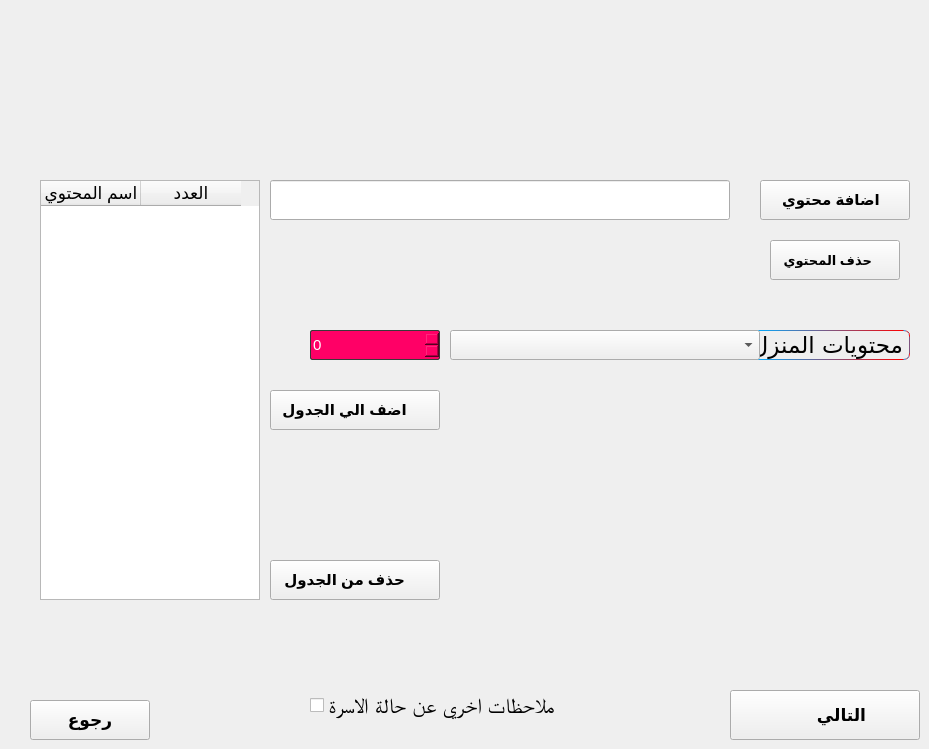
        <widget class="QWidget" name="tab_8">
         <attribute name="title">
          <string>Tab 1</string>
         </attribute>
         <widget class="QCheckBox" name="checkBox_2">
          <property name="geometry">
           <rect>
            <x>310</x>
            <y>690</y>
            <width>310</width>
            <height>30</height>
           </rect>
          </property>
          <property name="font">
           <font>
            <family>Arial Unicode MS</family>
            <pointsize>16</pointsize>
            <weight>9</weight>
            <italic>false</italic>
            <bold>false</bold>
           </font>
          </property>
          <property name="accessibleDescription">
           <string/>
          </property>
          <property name="layoutDirection">
           <enum>Qt::LeftToRight</enum>
          </property>
          <property name="styleSheet">
           <string notr="true">font: 75 16pt &quot;Arial Unicode MS&quot;;</string>
          </property>
          <property name="locale">
           <locale language="Arabic" country="Egypt"/>
          </property>
          <property name="text">
           <string>ملاحظات اخري عن حالة الاسرة </string>
          </property>
          <property name="icon">
           <iconset>
            <normaloff>:/ico/line.png</normaloff>:/ico/line.png</iconset>
          </property>
          <property name="iconSize">
           <size>
            <width>12</width>
            <height>171</height>
           </size>
          </property>
         </widget>
         <widget class="QPushButton" name="pushButton_14">
          <property name="geometry">
           <rect>
            <x>30</x>
            <y>700</y>
            <width>120</width>
            <height>40</height>
           </rect>
          </property>
          <property name="font">
           <font>
            <pointsize>13</pointsize>
            <weight>75</weight>
            <bold>true</bold>
           </font>
          </property>
          <property name="text">
           <string>رجوع</string>
          </property>
         </widget>
         <widget class="QPushButton" name="pushButton_15">
          <property name="geometry">
           <rect>
            <x>730</x>
            <y>690</y>
            <width>190</width>
            <height>50</height>
           </rect>
          </property>
          <property name="font">
           <font>
            <pointsize>13</pointsize>
            <weight>75</weight>
            <bold>true</bold>
           </font>
          </property>
          <property name="layoutDirection">
           <enum>Qt::RightToLeft</enum>
          </property>
          <property name="text">
           <string>       التالي</string>
          </property>
          <property name="icon">
           <iconset resource="pics.qrc">
            <normaloff>:/ico/next.png</normaloff>:/ico/next.png</iconset>
          </property>
          <property name="iconSize">
           <size>
            <width>100</width>
            <height>46</height>
           </size>
          </property>
         </widget>
         <widget class="QSpinBox" name="spinBox_35">
          <property name="geometry">
           <rect>
            <x>310</x>
            <y>330</y>
            <width>130</width>
            <height>30</height>
           </rect>
          </property>
          <property name="font">
           <font>
            <pointsize>11</pointsize>
           </font>
          </property>
          <property name="styleSheet">
           <string notr="true">
QAbstractSpinBox {

    padding-top: 2px;
    padding-bottom: 2px;
    border: 1px solid #3A3939;
    background-color:rgb(255, 0, 102);
    color: white;
    border-radius: 2px;
    min-width: 75px;
}

</string>
          </property>
         </widget>
         <widget class="QLabel" name="label_114">
          <property name="geometry">
           <rect>
            <x>750</x>
            <y>330</y>
            <width>160</width>
            <height>30</height>
           </rect>
          </property>
          <property name="font">
           <font>
            <family>Hacen Maghreb Bd</family>
            <pointsize>17</pointsize>
            <weight>50</weight>
            <italic>false</italic>
            <bold>false</bold>
           </font>
          </property>
          <property name="styleSheet">
           <string notr="true">
QLabel
{
/*font: 75 16pt &quot;Arial Unicode MS&quot;;*/

    border: 1px solid;
    border-radius: 2px;

    border-radius: 6;

    border: 1px solid black;
	border-color: qlineargradient(spread:pad, x1:0, y1:0.494, x2:1, y2:0.5, stop:0 rgba(0, 170, 255, 255), stop:1 rgba(255, 0, 0, 255));

	font: 17pt &quot;Hacen Maghreb Bd&quot;;

}</string>
          </property>
          <property name="text">
           <string>محتويات المنزل</string>
          </property>
         </widget>
         <widget class="QComboBox" name="comboBox_24">
          <property name="geometry">
           <rect>
            <x>450</x>
            <y>330</y>
            <width>310</width>
            <height>30</height>
           </rect>
          </property>
          <property name="font">
           <font>
            <pointsize>13</pointsize>
           </font>
          </property>
         </widget>
         <widget class="QPushButton" name="pushButton_79">
          <property name="geometry">
           <rect>
            <x>270</x>
            <y>390</y>
            <width>170</width>
            <height>40</height>
           </rect>
          </property>
          <property name="font">
           <font>
            <pointsize>11</pointsize>
            <weight>75</weight>
            <bold>true</bold>
           </font>
          </property>
          <property name="layoutDirection">
           <enum>Qt::LeftToRight</enum>
          </property>
          <property name="text">
           <string>اضف الي الجدول     </string>
          </property>
          <property name="icon">
           <iconset resource="pics.qrc">
            <normaloff>:/ico/addf.png</normaloff>:/ico/addf.png</iconset>
          </property>
          <property name="iconSize">
           <size>
            <width>22</width>
            <height>22</height>
           </size>
          </property>
         </widget>
         <widget class="QPushButton" name="pushButton_80">
          <property name="geometry">
           <rect>
            <x>760</x>
            <y>180</y>
            <width>150</width>
            <height>40</height>
           </rect>
          </property>
          <property name="font">
           <font>
            <pointsize>11</pointsize>
            <weight>75</weight>
            <bold>true</bold>
           </font>
          </property>
          <property name="text">
           <string>اضافة محتوي  </string>
          </property>
          <property name="icon">
           <iconset resource="pics.qrc">
            <normaloff>:/ico/addf.png</normaloff>:/ico/addf.png</iconset>
          </property>
          <property name="iconSize">
           <size>
            <width>22</width>
            <height>22</height>
           </size>
          </property>
         </widget>
         <widget class="QLineEdit" name="lineEdit_81">
          <property name="geometry">
           <rect>
            <x>270</x>
            <y>180</y>
            <width>460</width>
            <height>40</height>
           </rect>
          </property>
          <property name="font">
           <font>
            <pointsize>12</pointsize>
            <weight>75</weight>
            <bold>true</bold>
           </font>
          </property>
          <property name="alignment">
           <set>Qt::AlignCenter</set>
          </property>
         </widget>
         <widget class="QPushButton" name="pushButton_125">
          <property name="geometry">
           <rect>
            <x>770</x>
            <y>240</y>
            <width>130</width>
            <height>40</height>
           </rect>
          </property>
          <property name="font">
           <font>
            <pointsize>10</pointsize>
            <weight>75</weight>
            <bold>true</bold>
           </font>
          </property>
          <property name="text">
           <string>حذف المحتوي    </string>
          </property>
          <property name="icon">
           <iconset resource="pics.qrc">
            <normaloff>:/ico/removef.png</normaloff>:/ico/removef.png</iconset>
          </property>
          <property name="iconSize">
           <size>
            <width>22</width>
            <height>22</height>
           </size>
          </property>
         </widget>
         <widget class="QTableWidget" name="tableWidget">
          <property name="geometry">
           <rect>
            <x>40</x>
            <y>180</y>
            <width>220</width>
            <height>420</height>
           </rect>
          </property>
          <property name="minimumSize">
           <size>
            <width>220</width>
            <height>0</height>
           </size>
          </property>
          <property name="maximumSize">
           <size>
            <width>220</width>
            <height>420</height>
           </size>
          </property>
          <property name="font">
           <font>
            <pointsize>13</pointsize>
           </font>
          </property>
          <property name="styleSheet">
           <string notr="true">
QMenu::indicator:exclusive:unchecked:selected
{
    border-image: url(:/light/radio_unchecked_disabled.svg);
}

QMenu::indicator:exclusive:checked
{
    border-image: url(:/light/radio_checked.svg);
}

QMenu::indicator:exclusive:checked:selected
{
    border-image: url(:/light/radio_checked.svg);
}

QMenu::right-arrow
{
    margin: 0.5ex;
    border-image: url(:/light/right_arrow.svg);
    width: 0.6ex;
    height: 0.9ex;
}


QWidget:disabled
{
    color: #454545;
    background-color: #EFF0F1;
}

QAbstractItemView
{
    alternate-background-color: #EFF0F1;
    color: #31363B;
    border: 0.1ex solid 3A3939;
    border-radius: 0.2ex;
}

QWidget:focus,
QMenuBar:focus
{
    border: 0.1ex solid #33A4DF;
}

QTabWidget:focus,
QCheckBox:focus,
QRadioButton:focus,
QSlider:focus
{
    border: none;
}

QLineEdit
{
    background-color: #FCFCFC;
    padding: 0.5ex;
    border-style: solid;
    border: 0.1ex solid #BAB9B8;
    border-radius: 0.2ex;
    color: #31363B;
}

QGroupBox
{
    border: 0.1ex solid #BAB9B8;
    border-radius: 0.2ex;
    padding-top: 1ex;
    margin-top: 1ex;
}

QGroupBox::title
{
    subcontrol-origin: margin;
    subcontrol-position: top center;
    padding-left: 0.1ex;
    padding-right: 0.1ex;
    margin-top: -0.7ex;
}

QAbstractScrollArea
{
    border-radius: 0.2ex;
    border: 0.1ex solid #BAB9B8;
    background-color: transparent;
}

QScrollBar:horizontal
{
    height: 1.5ex;
    margin: 0.3ex 1.5ex 0.3ex 1.5ex;
    border: 0.1ex transparent #2A2929;
    border-radius: 0.4ex;
    background-color: #2A2929;
}

QScrollBar::handle:horizontal
{
    background-color: #605F5F;
    min-width: 0.5ex;
    border-radius: 0.4ex;
}

QScrollBar::add-line:horizontal
{
    margin: 0ex 0.3ex 0ex 0.3ex;
    border-image: url(:/light/right_arrow_disabled.svg);
    width: 1ex;
    height: 1ex;
    subcontrol-position: right;
    subcontrol-origin: margin;
}

QScrollBar::sub-line:horizontal
{
    margin: 0px 0.3ex 0px 0.3ex;
    border-image: url(:/light/left_arrow_disabled.svg);
    height: 1ex;
    width: 1ex;
    subcontrol-position: left;
    subcontrol-origin: margin;
}


QScrollBar::up-arrow:horizontal, QScrollBar::down-arrow:horizontal
{
    background: none;
}


QScrollBar::add-page:horizontal, QScrollBar::sub-page:horizontal
{
    background: none;
}

QScrollBar:vertical
{
    background-color: #2A2929;
    width: 1.5ex;
    margin: 1.5ex 0.3ex 1.5ex 0.3ex;
    border: 0.1ex transparent #2A2929;
    border-radius: 0.4ex;
}

QScrollBar::handle:vertical
{
    background-color: #605F5F;
    min-height: 0.5ex;
    border-radius: 0.4ex;
}

QScrollBar::sub-line:vertical
{
    margin: 0.3ex 0ex 0.3ex 0ex;
    border-image: url(:/light/up_arrow_disabled.svg);
    height: 1ex;
    width: 1ex;
    subcontrol-position: top;
    subcontrol-origin: margin;
}

QScrollBar::add-line:vertical
{
    margin: 0.3ex 0ex 0.3ex 0ex;
    border-image: url(:/light/down_arrow_disabled.svg);
    height: 1ex;
    width: 1ex;
    subcontrol-position: bottom;
    subcontrol-origin: margin;
}

QScrollBar::sub-line:vertical:hover,
QScrollBar::sub-line:vertical:on
{

    border-image: url(:/light/up_arrow.svg);
    height: 1ex;
    width: 1ex;
    subcontrol-position: top;
    subcontrol-origin: margin;
}


QScrollBar::add-line:vertical:hover,
QScrollBar::add-line:vertical:on
{
    border-image: url(:/light/down_arrow.svg);
    height: 1ex;
    width: 1ex;
    subcontrol-position: bottom;
    subcontrol-origin: margin;
}

QScrollBar::up-arrow:vertical,
QScrollBar::down-arrow:vertical
{
    background: none;
}


QScrollBar::add-page:vertical,
QScrollBar::sub-page:vertical
{
    background: none;
}

QTextEdit
{
    background-color: #EFF0F1;
    color: #31363B;
    border: 0.1ex solid #BAB9B8;
}

QPlainTextEdit
{
    background-color: #EFF0F1;
    color: #31363B;
    border-radius: 0.2ex;
    border: 0.1ex solid #BAB9B8;
}

QHeaderView::section
{
    background-color: #BAB9B8;
    color: #31363B;
    padding: 0.5ex;
    border: 0.1ex solid #BAB9B8;
}

QSizeGrip
{
    border-image: url(:/light/sizegrip.svg);
    width: 1.2ex;
    height: 1.2ex;
}

QMainWindow::separator
{
    background-color: #EFF0F1;
    color: white;
    padding-left: 0.4ex;
    spacing: 0.2ex;
    border: 0.1ex dashed #BAB9B8;
}

QMainWindow::separator:hover
{

    background-color: #787876;
    color: white;
    padding-left: 0.4ex;
    border: 0.1ex solid #BAB9B8;
    spacing: 0.2x;
}

QMenu::separator
{
    height: 0.1ex;
    background-color: #BAB9B8;
    color: white;
    padding-left: 0.4ex;
    margin-left: 1ex;
    margin-right: 0.5ex;
}

QFrame[frameShape=&quot;2&quot;],  /* QFrame::Panel == 0x0003 */
QFrame[frameShape=&quot;3&quot;],  /* QFrame::WinPanel == 0x0003 */
QFrame[frameShape=&quot;4&quot;],  /* QFrame::HLine == 0x0004 */
QFrame[frameShape=&quot;5&quot;],  /* QFrame::VLine == 0x0005 */
QFrame[frameShape=&quot;6&quot;]  /* QFrame::StyledPanel == 0x0006 */
{
    border-width: 0.1ex;
    padding: 0.1ex;
    border-style: solid;
    border-color: #EFF0F1;
    background-color: #bcbfc2;
    border-radius: 0.5ex;
}

QStackedWidget
{
    border: 0.1ex transparent black;
}

QToolBar
{
    border: 0.1ex transparent #393838;
    background: 0.1ex solid #EFF0F1;
    font-weight: bold;
}

QToolBar::handle:horizontal
{
    border-image: url(:/light/hmovetoolbar.svg);
    width = 1.6ex;
    height = 6.4ex;
}

QToolBar::handle:vertical
{
    border-image: url(:/light/vmovetoolbar.svg);
    width = 5.4ex;
    height = 1ex;
}

QToolBar::separator:horizontal
{
    border-image: url(:/light/hsepartoolbar.svg);
    width = 0.7ex;
    height = 6.3ex;
}

QToolBar::separator:vertical
{
    border-image: url(:/light/vsepartoolbars.svg);
    width = 6.3ex;
    height = 0.7ex;
}

QPushButton
{
    color: #31363B;
    background-color: qlineargradient(x1: 0.5, y1: 0.5 x2: 0.5, y2: 1, stop: 0 #EFF0F1, stop: 0.5 #eaebec);
    border-width: 0.1ex;
    border-color: #BAB9B8;
    border-style: solid;
    padding: 0.5ex;
    border-radius: 0.2ex;
    outline: none;
}

QPushButton:disabled
{
    background-color: #e0e1e2;
    border-width: 0.1ex;
    border-color: #b4b4b4;
    border-style: solid;
    padding-top: 0.5ex;
    padding-bottom: 0.5ex;
    padding-left: 1ex;
    padding-right: 1ex;
    border-radius: 0.2ex;
    color: #b4b4b4;
}

QPushButton:focus
{
    color: black;
}

QComboBox
{
    selection-background-color: #33A4DF;
    border-style: solid;
    border: 0.1ex solid #BAB9B8;
    border-radius: 0.2ex;
    padding: 0.5ex;
    min-width: 7.5ex;
}

QPushButton:checked
{
    background-color: #BAB9B8;
    border-color: #6A6969;
}

QComboBox:hover,
QAbstractSpinBox:hover,
QLineEdit:hover,
QTextEdit:hover,
QPlainTextEdit:hover,
QAbstractView:hover,
QTreeView:hover
{
    border: 0.1ex solid #33A4DF;
    color: #31363B;
}

QComboBox:hover:pressed,
QPushButton:hover:pressed,
QAbstractSpinBox:hover:pressed,
QLineEdit:hover:pressed,
QTextEdit:hover:pressed,
QPlainTextEdit:hover:pressed,
QAbstractView:hover:pressed,
QTreeView:hover:pressed
{
    background-color: #EFF0F1;
}

QComboBox:on
{
    padding-top: 0.3ex;
    padding-left: 0.4ex;
    selection-background-color: #4a4a4a;
}

QComboBox QAbstractItemView
{
    background-color: #FCFCFC;
    border-radius: 0.2ex;
    border: 0.1ex solid #BAB9B8;
    selection-background-color: #33A4DF;
}

QComboBox::drop-down
{
    subcontrol-origin: padding;
    subcontrol-position: top right;
    width: 1.5ex;

    border-left-width: 0ex;
    border-left-color: darkgray;
    border-left-style: solid;
    border-top-right-radius: 0.3ex;
    border-bottom-right-radius: 0.3ex;
}

QComboBox::down-arrow
{
    border-image: url(:/light/down_arrow_disabled.svg);
    width: 0.9ex;
    height: 0.6ex;
}

QComboBox::down-arrow:on,
QComboBox::down-arrow:hover,
QComboBox::down-arrow:focus
{
    border-image: url(:/light/down_arrow.svg);
    width: 0.9ex;
    height: 0.6ex;
}

QAbstractSpinBox
{
    padding: 0.5ex;
    border: 0.1ex solid #BAB9B8;
    background-color: #D9D8D7;
    color: #31363B;
    border-radius: 0.2ex;
    min-width: 7.5ex;
}

QAbstractSpinBox:up-button
{
    background-color: transparent;
    subcontrol-origin: border;
    subcontrol-position: center right;
}

QAbstractSpinBox:down-button
{
    background-color: transparent;
    subcontrol-origin: border;
    subcontrol-position: center left;
}

QAbstractSpinBox::up-arrow,
QAbstractSpinBox::up-arrow:disabled,
QAbstractSpinBox::up-arrow:off
{
    border-image: url(:/light/up_arrow_disabled.svg);
    width: 0.9ex;
    height: 0.6ex;
}

QAbstractSpinBox::up-arrow:hover
{
    border-image: url(:/light/up_arrow.svg);
    width: 0.9ex;
    height: 0.6ex;
}

QAbstractSpinBox::down-arrow,
QAbstractSpinBox::down-arrow:disabled,
QAbstractSpinBox::down-arrow:off
{
    border-image: url(:/light/down_arrow_disabled.svg);
    width: 0.9ex;
    height: 0.6ex;
}

QAbstractSpinBox::down-arrow:hover
{
    border-image: url(:/light/down_arrow.svg);
    width: 0.9ex;
    height: 0.6ex;
}

QLabel
{
    border: 0ex solid black;
}

QTabWidget{
    border: 0.1ex solid #BAB9B8;
}

/* BORDERS */
QTabWidget::pane
{
    padding: 0.5ex;
    margin: 0.1ex;
}

QTabWidget::pane:top
{
    border: 0.1ex solid #BAB9B8;
    top: -0.1ex;
}

QTabWidget::pane:bottom
{
    border: 0.1ex solid #BAB9B8;
    bottom: -0.1ex;
}

QTabWidget::pane:left
{
    border: 0.1ex solid #BAB9B8;
    right: -0.1ex;
}

QTabWidget::pane:right
{
    border: 0.1ex solid #BAB9B8;
    left: -0.1ex;
}

QTabBar
{
    qproperty-drawBase: 0;
    left: 0.5ex; /* move to the right by 0.5ex */
    border-radius: 0.3ex;
}

QTabBar:focus
{
    border: 0ex transparent black;
}

QTabBar::close-button
{
    border-image: url(:/light/close.svg);
    width: 1.2ex;
    height: 1.2ex;
    background: transparent;
}

QTabBar::close-button:hover
{
    border-image: url(:/light/close-hover.svg);
    width: 1.2ex;
    height: 1.2ex;
    background: transparent;
}

QTabBar::close-button:pressed
{
    border-image: url(:/light/close-pressed.svg);
    width: 1.2ex;
    height: 1.2ex;
    background: transparent;
}

/* TOP TABS */
QTabBar::tab:top
{
    color: #31363B;
    border: 0.1ex transparent black;
    border-left: 0.1ex solid #BAB9B8;
    border-top: 0.1ex solid #BAB9B8;
    background-color: #EFF0F1;
    padding: 0.5ex;
    min-width: 5ex;
    border-top-left-radius: 0.2ex;
    border-top-right-radius: 0.2ex;
}

QTabBar::tab:top:last,
QTabBar::tab:top:only-one
{
    color: #31363B;
    border: 0.1ex transparent black;
    border-left: 0.1ex solid #BAB9B8;
    border-right: 0.1ex solid #BAB9B8;
    border-top: 0.1ex solid #BAB9B8;
    background-color: #EFF0F1;
    padding: 0.5ex;
    min-width: 5ex;
    border-top-left-radius: 0.2ex;
    border-top-right-radius: 0.2ex;
}

QTabBar::tab:top:!selected
{
    color: #31363B;
    background-color: #D9D8D7;
    border: 0.1ex transparent black;
    border-left: 0.1ex solid #BAB9B8;
    border-top-left-radius: 0.2ex;
    border-top-right-radius: 0.2ex;
}

QTabBar::tab:top:first:!selected
{
    color: #31363B;
    background-color: #D9D8D7;
    border: 0.1ex transparent black;
    border-top-left-radius: 0.2ex;
    border-top-right-radius: 0.2ex;
}

QTabBar::tab:top:!selected:hover
{
    background-color: rgba(61, 173, 232, 0.1);
    border: 0.1ex rgba(61, 173, 232, 0.1);
    border-left: 0.1ex solid #BAB9B8;
}

QTabBar::tab:top:!selected:first:hover
{
    background-color: rgba(61, 173, 232, 0.1);
    border: 0.1ex rgba(61, 173, 232, 0.1);
}

/* BOTTOM TABS */
QTabBar::tab:bottom
{
    color: #31363B;
    border: 0.1ex transparent black;
    border-left: 0.1ex solid #BAB9B8;
    border-bottom: 0.1ex solid #BAB9B8;
    background-color: #EFF0F1;
    padding: 0.5ex;
    border-bottom-left-radius: 0.2ex;
    border-bottom-right-radius: 0.2ex;
    min-width: 5ex;
}

QTabBar::tab:bottom:last,
QTabBar::tab:bottom:only-one
{
    color: #31363B;
    border: 0.1ex transparent black;
    border-left: 0.1ex solid #BAB9B8;
    border-right: 0.1ex solid #BAB9B8;
    border-bottom: 0.1ex solid #BAB9B8;
    background-color: #EFF0F1;
    padding: 0.5ex;
    border-bottom-left-radius: 0.2ex;
    border-bottom-right-radius: 0.2ex;
    min-width: 5ex;
}

QTabBar::tab:bottom:!selected
{
    color: #31363B;
    background-color: #D9D8D7;
    border: 0.1ex transparent black;
    border-left: 0.1ex solid #BAB9B8;
    border-bottom-left-radius: 0.2ex;
    border-bottom-right-radius: 0.2ex;
}

QTabBar::tab:bottom:first:!selected
{
    color: #31363B;
    background-color: #D9D8D7;
    border: 0.1ex transparent black;
    border-bottom-left-radius: 0.2ex;
    border-bottom-right-radius: 0.2ex;
}

QTabBar::tab:bottom:!selected:hover
{
    background-color: rgba(61, 173, 232, 0.1);
    border: 0.1ex rgba(61, 173, 232, 0.1);
    border-left: 0.1ex solid #BAB9B8;
}

QTabBar::tab:bottom:!selected:first:hover
{
    background-color: rgba(61, 173, 232, 0.1);
    border: 0.1ex rgba(61, 173, 232, 0.1);
}

/* LEFT TABS */
QTabBar::tab:left
{
    color: #31363B;
    border: 0.1ex transparent black;
    border-top: 0.1ex solid #BAB9B8;
    border-right: 0.1ex solid #BAB9B8;
    background-color: #EFF0F1;
    padding: 0.5ex;
    border-top-right-radius: 0.2ex;
    border-bottom-right-radius: 0.2ex;
    min-height: 5ex;
}

QTabBar::tab:left:last,
QTabBar::tab:left:only-one
{
    color: #31363B;
    border: 0.1ex transparent black;
    border-top: 0.1ex solid #BAB9B8;
    border-bottom: 0.1ex solid #BAB9B8;
    border-right: 0.1ex solid #BAB9B8;
    background-color: #EFF0F1;
    padding: 0.5ex;
    border-top-right-radius: 0.2ex;
    border-bottom-right-radius: 0.2ex;
    min-height: 5ex;
}

QTabBar::tab:left:!selected
{
    color: #31363B;
    background-color: #D9D8D7;
    border: 0.1ex transparent black;
    border-top: 0.1ex solid #BAB9B8;
    border-top-right-radius: 0.2ex;
    border-bottom-right-radius: 0.2ex;
}

QTabBar::tab:left:!selected:hover
{
    background-color: rgba(61, 173, 232, 0.1);
    border: 0.1ex rgba(61, 173, 232, 0.1);
    border-top: 0.1ex solid #BAB9B8;
}

QTabBar::tab:left:!selected:first:hover
{
    background-color: rgba(61, 173, 232, 0.1);
    border: 0.1ex rgba(61, 173, 232, 0.1);
}

/* RIGHT TABS */
QTabBar::tab:right
{
    color: #31363B;
    border: 0.1ex transparent black;
    border-top: 0.1ex solid #BAB9B8;
    border-left: 0.1ex solid #BAB9B8;
    background-color: #D9D8D7;
    padding: 0.5ex;
    border-top-left-radius: 0.2ex;
    border-bottom-left-radius: 0.2ex;
    min-height: 5ex;
}

QTabBar::tab:right:last,
QTabBar::tab:right:only-one
{
    color: #31363B;
    border: 0.1ex transparent black;
    border-top: 0.1ex solid #BAB9B8;
    border-bottom: 0.1ex solid #BAB9B8;
    border-left: 0.1ex solid #BAB9B8;
    background-color: #D9D8D7;
    padding: 0.5ex;
    border-top-left-radius: 0.2ex;
    border-bottom-left-radius: 0.2ex;
    min-height: 5ex;
}

QTabBar::tab:right:!selected
{
    color: #31363B;
    background-color: #54575B;
    border: 0.1ex transparent black;
    border-top: 0.1ex solid #BAB9B8;
    border-top-left-radius: 0.2ex;
    border-bottom-left-radius: 0.2ex;
}

QTabBar::tab:right:!selected:hover
{
    background-color: rgba(61, 173, 232, 0.1);
    border: 0.1ex rgba(61, 173, 232, 0.1);
    border-top: 0.1ex solid #BAB9B8;
}

QTabBar::tab:right:!selected:first:hover
{
    background-color: rgba(61, 173, 232, 0.1);
    border: 0.1ex rgba(61, 173, 232, 0.1);
}

QTabBar QToolButton::right-arrow:enabled
{
    border-image: url(:/light/right_arrow.svg);
}

QTabBar QToolButton::left-arrow:enabled
{
    border-image: url(:/light/left_arrow.svg);
}

QTabBar QToolButton::right-arrow:disabled
{
    border-image: url(:/light/right_arrow_disabled.svg);
}

QTabBar QToolButton::left-arrow:disabled
{
    border-image: url(:/light/left_arrow_disabled.svg);
}

QDockWidget
{
    background: #EFF0F1;
    border: 0.1ex solid #403F3F;
    titlebar-close-icon: url(:/light/transparent.svg);
    titlebar-normal-icon: url(:/light/transparent.svg);
}

QDockWidget::close-button,
QDockWidget::float-button
{
    border: 0.1ex solid transparent;
    border-radius: 0.2ex;
    background: transparent;
}


QDockWidget::float-button
{
    border-image: url(:/dark/undock.svg);
}

QDockWidget::float-button:hover
{
    border-image: url(:/dark/undock-hover.svg) ;
}

QDockWidget::close-button
{
    border-image: url(:/dark/close.svg) ;
}

QDockWidget::close-button:hover
{
    border-image: url(:/dark/close-hover.svg) ;
}

QDockWidget::close-button:pressed
{
    border-image: url(:/dark/close-pressed.svg) ;
}

QTreeView,
QListView
{
    border: 0.1ex solid #BAB9B8;
    background-color: #FCFCFC;
}


QTreeView::branch:has-siblings:!adjoins-item
{
    border-image: url(:/light/stylesheet-vline.svg) 0;
}

QTreeView::branch:has-siblings:adjoins-item
{
    border-image: url(:/light/stylesheet-branch-more.svg) 0;
}

QTreeView::branch:!has-children:!has-siblings:adjoins-item
{
    border-image: url(:/light/stylesheet-branch-end.svg) 0;
}

QTreeView::branch:has-children:!has-siblings:closed,
QTreeView::branch:closed:has-children:has-siblings
{
    border-image: url(:/light/stylesheet-branch-end-closed.svg) 0;
    image: url(:/light/branch_closed.svg);
}

QTreeView::branch:open:has-children:!has-siblings,
QTreeView::branch:open:has-children:has-siblings
{
    border-image: url(:/light/stylesheet-branch-end-open.svg) 0;
    image: url(:/light/branch_open.svg);
}

QTableView::item,
QListView::item,
QTreeView::item
{
    padding: 0.3ex;
}

QTableView::item:!selected:hover,
QListView::item:!selected:hover,
QTreeView::item:!selected:hover
{
    background-color: rgba(61, 173, 232, 0.1);
    outline: 0;
    color: #31363B;
    padding: 0.3ex;
}

QSlider::groove:horizontal
{
    border: 0.1ex solid #EFF0F1;
    height: 0.4ex;
    background: #9CA0A4;
    margin: 0px;
    border-radius: 0.2ex;
}

QSlider::handle:horizontal
{
    background: #D9D8D7;
    border: 0.1ex solid #BABEC2;
    width: 1.6ex;
    height: 1.6ex;
    margin: -0.8ex 0;
    border-radius: 0.9ex;
}

QSlider::groove:vertical
{
    border: 0.1ex solid #EFF0F1;
    width: 0.4ex;
    background: #9CA0A4;
    margin: 0ex;
    border-radius: 0.3ex;
}

QSlider::handle:vertical
{
    background: #D9D8D7;
    border: 0.1ex solid #BABEC2;
    width: 1.6ex;
    height: 1.6ex;
    margin: 0 -0.8ex;
    border-radius: 0.9ex;
}

QSlider::handle:horizontal:focus,
QSlider::handle:vertical:focus
{
    border: 0.1ex solid #33A4DF;
}

QSlider::handle:horizontal:hover,
QSlider::handle:vertical:hover
{
    border: 0.1ex solid #51c2fc;
}

QSlider::sub-page:horizontal,
QSlider::add-page:vertical
{
    background: #33A4DF;
    border-radius: 0.3ex;
}

QSlider::add-page:horizontal,
QSlider::sub-page:vertical
{
    background: #BABEC2;
    border-radius: 0.3ex;
}

QToolButton
{
    background-color: transparent;
    border: 0.1ex solid #BAB9B8;
    border-radius: 0.2ex;
    margin: 0.3ex;
    padding: 0.5ex;
}

QToolButton[popupMode=&quot;1&quot;] /* only for MenuButtonPopup */
{
    padding-right: 2ex; /* make way for the popup button */
}

QToolButton[popupMode=&quot;2&quot;] /* only for InstantPopup */
{
    padding-right: 1ex; /* make way for the popup button */
}

QToolButton::menu-indicator
{
    border-image: url(:/light/down_arrow.svg);
    top: -0.7ex; left: -0.2ex; /* shift it a bit */
    width = 0.9ex;
    height = 0.6ex;
}

QToolButton::menu-arrow
{
    border-image: url(:/light/down_arrow.svg);
    width = 0.9ex;
    height = 0.6ex;
}

QToolButton:hover,
QToolButton::menu-button:hover
{
    background-color: transparent;
    border: 0.1ex solid #33A4DF;
}

QToolButton:checked,
QToolButton:pressed,
QToolButton::menu-button:pressed
{
    background-color: #47b8fc;
    border: 0.1ex solid #47b8fc;
    padding: 0.5ex;
}

QToolButton::menu-button
{
    border: 0.1ex solid #BAB9B8;
    border-top-right-radius: 6px;
    border-bottom-right-radius: 6px;
    /* 1ex width + 0.4ex for border + no text = 2ex allocated above */
    width: 1ex;
    padding: 0.5ex;
    outline: none;
}

QToolButton::menu-arrow:open
{
    border: 0.1ex solid #BAB9B8;
}

QPushButton::menu-indicator
{
    subcontrol-origin: padding;
    subcontrol-position: bottom right;
    left: 0.8ex;
}

QTableView
{
    border: 0.1ex solid #BAB9B8;
    gridline-color: #BAB9B8;
    background-color: #FCFCFC;
}


QTableView,
QHeaderView
{
    border-radius: 0px;
}

QTableView::item:pressed
{
    background: #33A4DF;
    color: #31363B;
}

QTableView::item:selected:active
{
    background: #33A4DF;
    color: #31363B;
}

QTableView::item:selected:hover
{
    background-color: #47b8f3;
    color: #31363B;
}

QListView::item:pressed,
QTreeView::item:pressed
{
    background: #3daee9;
    color: #31363B;
}

QTreeView::item:selected:active,
QListView::item:selected:active
{
    background: #3daee9;
    color: #31363B;
}

QListView::item:selected:hover,
QTreeView::item:selected:hover
{
    background-color: #51c2fc;
    color: #31363B;
}


QHeaderView
{
    background-color: #EFF0F1;
    border: 0.1ex transparent;
    border-radius: 0px;
    margin: 0px;
    padding: 0px;

}

QHeaderView::section
{
    background-color: #EFF0F1;
    color: #31363B;
    padding: 0.5ex;
    border: 0.1ex solid #BAB9B8;
    border-radius: 0px;
    text-align: center;
}

QHeaderView::section::vertical::first,
QHeaderView::section::vertical::only-one
{
    border-top: 0.1ex solid #BAB9B8;
}

QHeaderView::section::vertical
{
    border-top: transparent;
}

QHeaderView::section::horizontal::first, QHeaderView::section::horizontal::only-one
{
    border-left: 0.1ex solid #BAB9B8;
}

QHeaderView::section::horizontal
{
    border-left: transparent;
}


QHeaderView::section:checked

 {
    color: black;
    background-color: #b9dae7;
 }

 /* style the sort indicator */
QHeaderView::down-arrow
{
    image: url(:/light/down_arrow.svg);
}

QHeaderView::up-arrow
{
    image: url(:/light/up_arrow.svg);
}

QTableCornerButton::section
{
    background-color: #EFF0F1;
    border: 0.1ex transparent #BAB9B8;
    border-radius: 0px;
}

QToolBox
{
    padding: 0.5ex;
    border: 0.1ex transparent black;
}

QToolBox:selected
{
    background-color: #EFF0F1;
    border-color: #33A4DF;
}

QToolBox:hover
{
    border-color: #33A4DF;
}

QStatusBar::item
{
    border: 0px transparent dark;
}

QSplitter::handle
{
    border: 0.1ex dashed #BAB9B8;
}

QSplitter::handle:hover
{
    background-color: #787876;
    border: 0.1ex solid #BAB9B8;
}

QSplitter::handle:horizontal
{
    width: 0.1ex;
}

QSplitter::handle:vertical
{
    height: 0.1ex;
}

QProgressBar:horizontal
{
    background-color: #BABEC2;
    border: 0.1ex solid #EFF0F1;
    border-radius: 0.3ex;
    height: 0.5ex;
    text-align: right;
    margin-top: 0.5ex;
    margin-bottom: 0.5ex;
    margin-right: 5ex;
    padding: 0px;
}

QProgressBar::chunk:horizontal
{
    background-color: #33A4DF;
    border: 0.1ex transparent;
    border-radius: 0.3ex;
}

QAbstractSpinBox
{
    background-color: #EFF0F1;
}

QSpinBox,
QDoubleSpinBox
{
    padding-right: 1.5ex;
}

QSpinBox::up-button,
QDoubleSpinBox::up-button
{
    subcontrol-origin: content;
    subcontrol-position: right top;

    width: 1.6ex;
    border-width: 0.1ex;
}

QSpinBox::up-arrow,
QDoubleSpinBox::up-arrow
{
    border-image: url(:/light/up_arrow.svg);
    width: 0.9ex;
    height: 0.6ex;
}

QSpinBox::up-arrow:hover,
QSpinBox::up-arrow:pressed,
QDoubleSpinBox::up-arrow:hover,
QDoubleSpinBox::up-arrow:pressed
{
    border-image: url(:/light/up_arrow-hover.svg);
    width: 0.9ex;
    height: 0.6ex;
}

QSpinBox::up-arrow:disabled,
QSpinBox::up-arrow:off,
QDoubleSpinBox::up-arrow:disabled,
QDoubleSpinBox::up-arrow:off
{
   border-image: url(:/light/up_arrow_disabled.svg);
}

QSpinBox::down-button,
QDoubleSpinBox::down-button
{
    subcontrol-origin: content;
    subcontrol-position: right bottom;

    width: 1.6ex;
    border-width: 0.1ex;
}

QSpinBox::down-arrow,
QDoubleSpinBox::down-arrow
{
    border-image: url(:/light/down_arrow.svg);
    width: 0.9ex;
    height: 0.6ex;
}

QSpinBox::down-arrow:hover,
QSpinBox::down-arrow:pressed,
QDoubleSpinBox::down-arrow:hover,
QDoubleSpinBox::down-arrow:pressed
{
    border-image: url(:/light/down_arrow-hover.svg);
    width: 0.9ex;
    height: 0.6ex;
}

QSpinBox::down-arrow:disabled,
QSpinBox::down-arrow:off,
QDoubleSpinBox::down-arrow:disabled,
QDoubleSpinBox::down-arrow:off
{
   border-image: url(:/light/down_arrow_disabled.svg);
}

QPushButton:hover
{
    border: 0.1ex solid #3daef3;
    color: #31363B;
}

QPushButton:focus
{
    background-color: qlineargradient(x1: 0.5, y1: 0.5 x2: 0.5, y2: 1, stop: 0 #4cbdff, stop: 0.5 #33a4e8);
    color: white;
}

QPushButton:focus:hover
{
    background-color: qlineargradient(x1: 0.5, y1: 0.5 x2: 0.5, y2: 1, stop: 0 #bedfec, stop: 0.5 #b9dae7);
    color: #31363B;
}

QPushButton:focus:pressed,
QPushButton:pressed
{
    background-color: qlineargradient(x1: 0.5, y1: 0.5 x2: 0.5, y2: 1, stop: 0 #bedfec, stop: 0.5 #b9dae7);
    color: #31363B;
}

</string>
          </property>
          <column>
           <property name="text">
            <string>اسم المحتوي</string>
           </property>
          </column>
          <column>
           <property name="text">
            <string>العدد</string>
           </property>
          </column>
         </widget>
         <widget class="QPushButton" name="pushButton_85">
          <property name="geometry">
           <rect>
            <x>270</x>
            <y>560</y>
            <width>170</width>
            <height>40</height>
           </rect>
          </property>
          <property name="font">
           <font>
            <pointsize>11</pointsize>
            <weight>75</weight>
            <bold>true</bold>
           </font>
          </property>
          <property name="text">
           <string>حذف من الجدول     </string>
          </property>
          <property name="icon">
           <iconset resource="pics.qrc">
            <normaloff>:/ico/removef.png</normaloff>:/ico/removef.png</iconset>
          </property>
          <property name="iconSize">
           <size>
            <width>22</width>
            <height>22</height>
           </size>
          </property>
         </widget>
        </widget>
